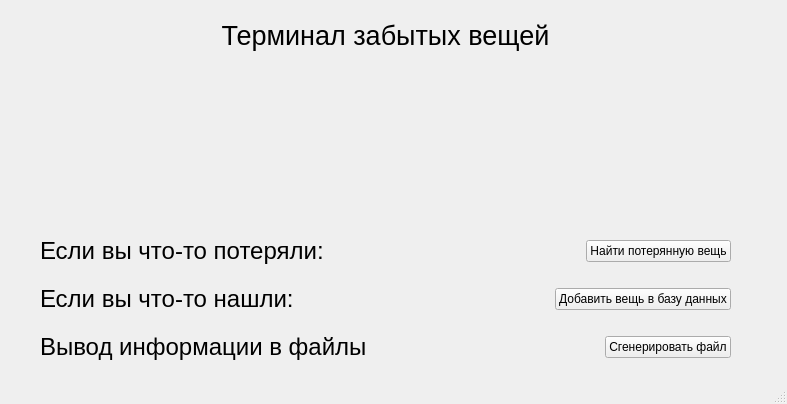
<?xml version="1.0" encoding="UTF-8"?>
<ui version="4.0">
 <class>MainWindow</class>
 <widget class="QMainWindow" name="MainWindow">
  <property name="geometry">
   <rect>
    <x>0</x>
    <y>0</y>
    <width>787</width>
    <height>404</height>
   </rect>
  </property>
  <property name="windowTitle">
   <string>Терминал забытых вещей</string>
  </property>
  <widget class="QWidget" name="centralwidget">
   <widget class="QWidget" name="verticalLayoutWidget">
    <property name="geometry">
     <rect>
      <x>40</x>
      <y>20</y>
      <width>691</width>
      <height>341</height>
     </rect>
    </property>
    <layout class="QVBoxLayout" name="verticalLayout">
     <item>
      <widget class="QLabel" name="label_3">
       <property name="font">
        <font>
         <pointsize>20</pointsize>
        </font>
       </property>
       <property name="text">
        <string>Терминал забытых вещей</string>
       </property>
       <property name="alignment">
        <set>Qt::AlignCenter</set>
       </property>
      </widget>
     </item>
     <item>
      <spacer name="verticalSpacer">
       <property name="orientation">
        <enum>Qt::Vertical</enum>
       </property>
       <property name="sizeHint" stdset="0">
        <size>
         <width>686</width>
         <height>78</height>
        </size>
       </property>
      </spacer>
     </item>
     <item>
      <layout class="QHBoxLayout" name="horizontalLayout">
       <item>
        <widget class="QLabel" name="label">
         <property name="font">
          <font>
           <pointsize>18</pointsize>
          </font>
         </property>
         <property name="text">
          <string>Если вы что-то потеряли:</string>
         </property>
        </widget>
       </item>
       <item>
        <spacer name="horizontalSpacer">
         <property name="orientation">
          <enum>Qt::Horizontal</enum>
         </property>
         <property name="sizeHint" stdset="0">
          <size>
           <width>40</width>
           <height>20</height>
          </size>
         </property>
        </spacer>
       </item>
       <item>
        <widget class="QPushButton" name="pushButton">
         <property name="text">
          <string>Найти потерянную вещь</string>
         </property>
        </widget>
       </item>
      </layout>
     </item>
     <item>
      <layout class="QHBoxLayout" name="horizontalLayout_2">
       <item>
        <widget class="QLabel" name="label_2">
         <property name="font">
          <font>
           <pointsize>18</pointsize>
          </font>
         </property>
         <property name="text">
          <string>Если вы что-то нашли:</string>
         </property>
        </widget>
       </item>
       <item>
        <spacer name="horizontalSpacer_2">
         <property name="orientation">
          <enum>Qt::Horizontal</enum>
         </property>
         <property name="sizeHint" stdset="0">
          <size>
           <width>13</width>
           <height>56</height>
          </size>
         </property>
        </spacer>
       </item>
       <item>
        <widget class="QPushButton" name="pushButton_2">
         <property name="text">
          <string>Добавить вещь в базу данных</string>
         </property>
        </widget>
       </item>
      </layout>
     </item>
     <item>
      <layout class="QHBoxLayout" name="horizontalLayout_3">
       <item>
        <widget class="QLabel" name="label_4">
         <property name="font">
          <font>
           <pointsize>18</pointsize>
          </font>
         </property>
         <property name="text">
          <string>Вывод информации в файлы</string>
         </property>
        </widget>
       </item>
       <item>
        <spacer name="horizontalSpacer_3">
         <property name="orientation">
          <enum>Qt::Horizontal</enum>
         </property>
         <property name="sizeHint" stdset="0">
          <size>
           <width>40</width>
           <height>20</height>
          </size>
         </property>
        </spacer>
       </item>
       <item>
        <widget class="QPushButton" name="pushButton_3">
         <property name="text">
          <string>Сгенерировать файл</string>
         </property>
        </widget>
       </item>
      </layout>
     </item>
    </layout>
   </widget>
  </widget>
  <widget class="QStatusBar" name="statusbar"/>
 </widget>
 <resources/>
 <connections/>
</ui>
